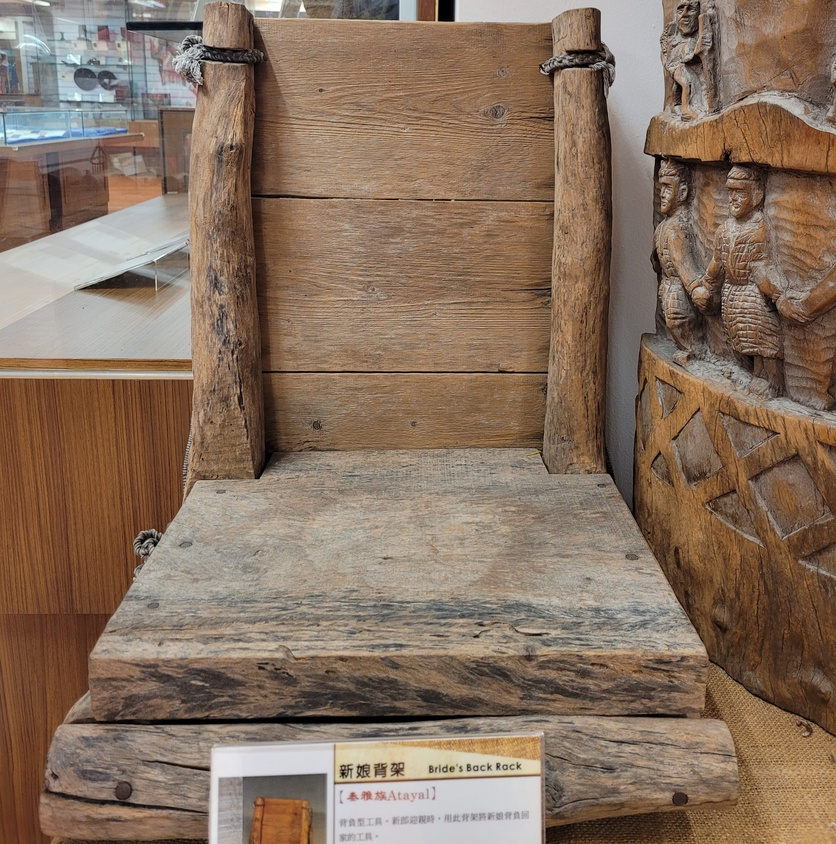
#> input picture 112-1作業CNN_FeatureExtract/s11263005_林淑嫻_95/s11263005_Colab/Colab淑嫻/3.jpg, 836 x 844 px, shrunk from 3024 x 3054 before the run, found by its file name
$ jupyter execute features.ipynb
#> lines starting #> are read from the running program, lines starting #| are printed output that depends on the picture
[cell 1]
from google.colab import drive
drive.mount('/content/drive')

[cell 2]
import cv2
import numpy as np
import matplotlib.pyplot as plt

# 讀取影像
image = cv2.imread('drive/MyDrive/Colab/3.jpg')
#> image is the input picture: shape (844, 836, 3); mean B, G, R 95.6, 113.4, 135.3
gray_image = cv2.cvtColor(image, cv2.COLOR_BGR2GRAY)
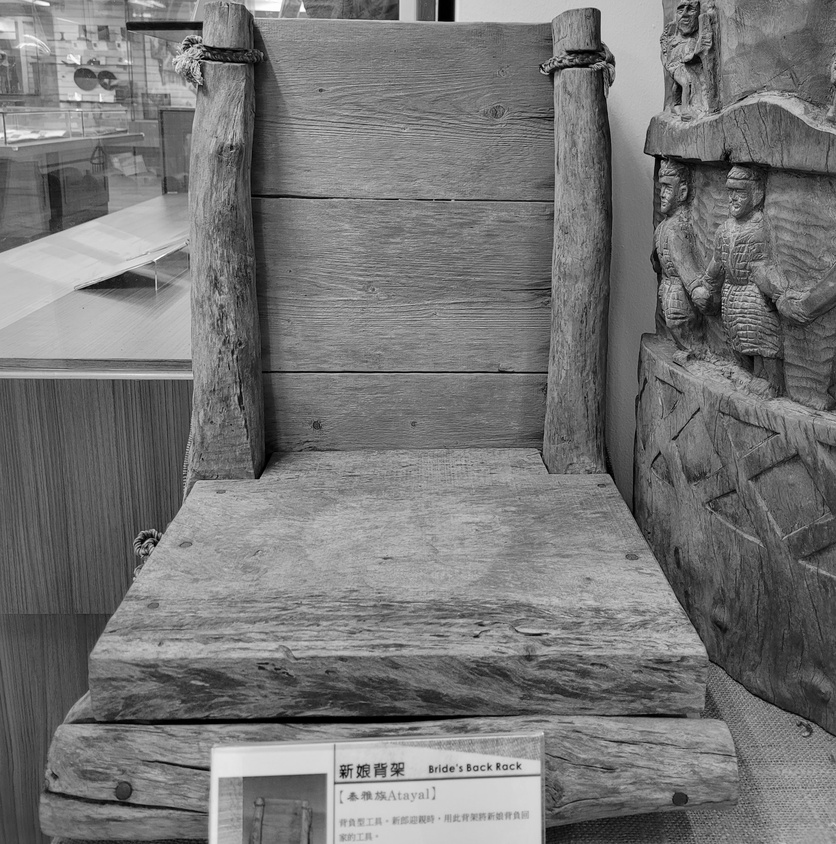
#> gray_image: shape (844, 836); min 0, max 255, mean 117.9

# 定義卷積核（直線、橫線、斜線）
vertical_kernel = np.array([[1, 0, -1],
                            [1, 0, -1],
                            [1, 0, -1]])

horizontal_kernel = np.array([[1, 1, 1],
                              [0, 0, 0],
                              [-1, -1, -1]])

diagonal_kernel = np.array([[0, 1, 1],
                            [-1, 0, 1],
                            [-1, -1, 0]])

# 執行卷積操作以獲得特徵圖
vertical_edges = cv2.filter2D(gray_image, -1, vertical_kernel)
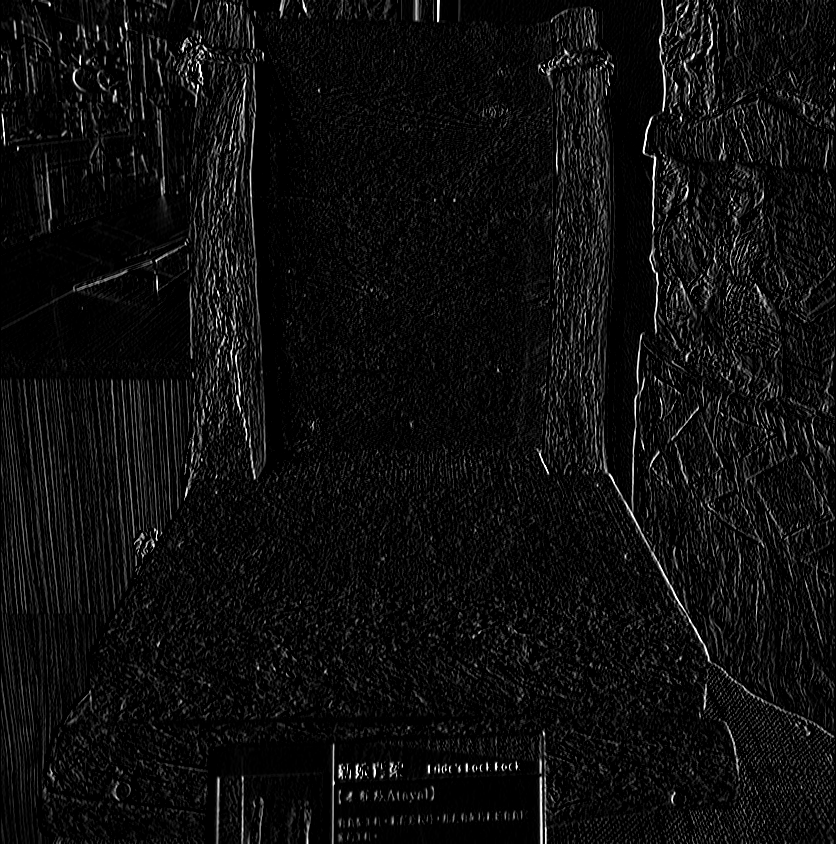
#> vertical_edges: shape (844, 836); min 0, max 255, mean 14.1
horizontal_edges = cv2.filter2D(gray_image, -1, horizontal_kernel)
diagonal_edges = cv2.filter2D(gray_image, -1, diagonal_kernel)
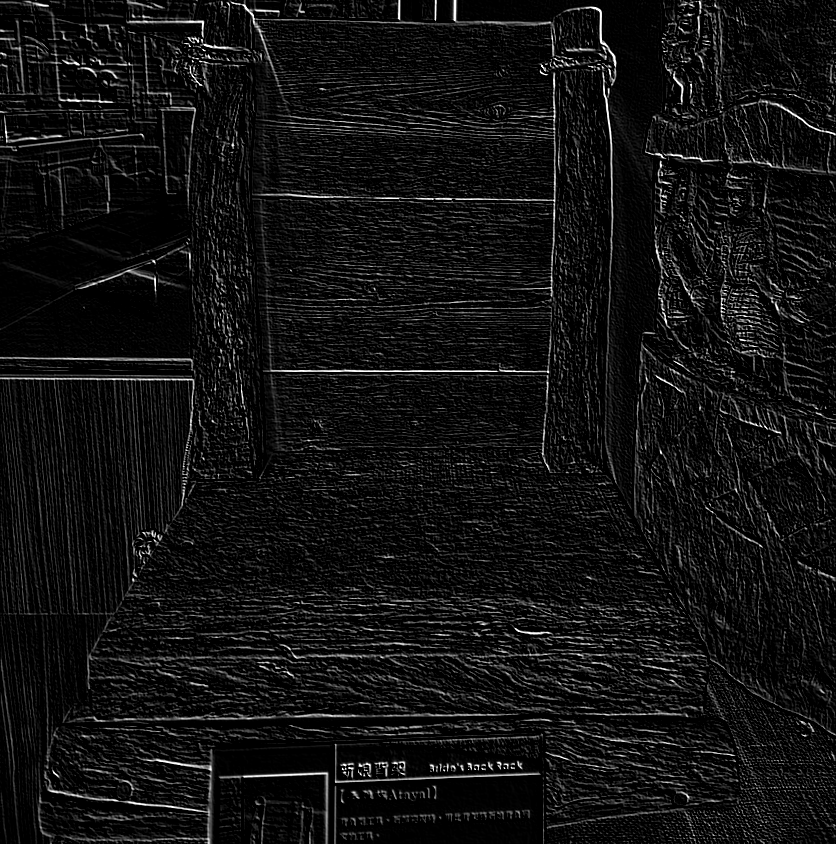
#> diagonal_edges: shape (844, 836); min 0, max 255, mean 17.8

# 進行閾值處理以增強邊緣特徵
_, thresholded_vertical = cv2.threshold(vertical_edges, 60, 255, cv2.THRESH_BINARY)
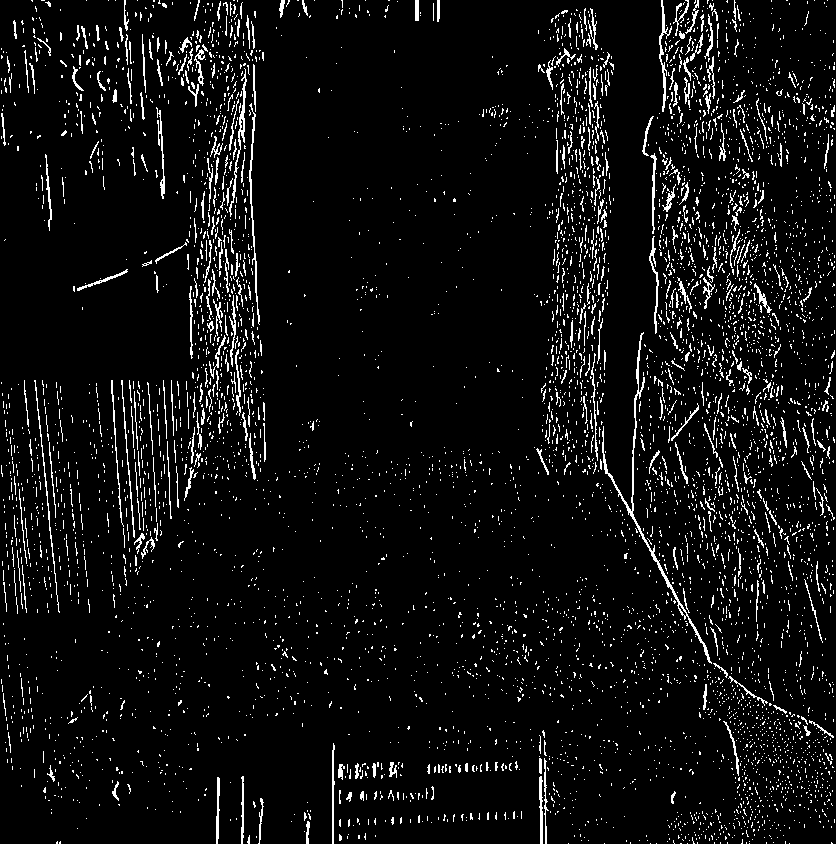
#> thresholded_vertical: shape (844, 836); 6% white in thin lines or dots
_, thresholded_horizontal = cv2.threshold(horizontal_edges, 60, 255, cv2.THRESH_BINARY)
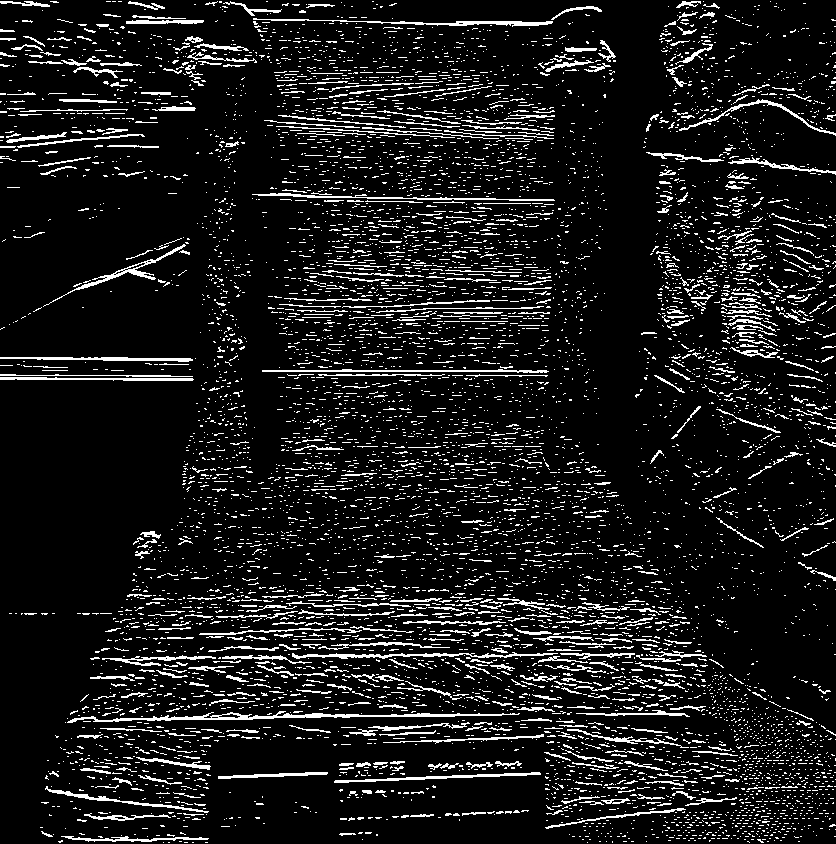
#> thresholded_horizontal: shape (844, 836); 10.1% white in thin lines or dots
_, thresholded_diagonal = cv2.threshold(diagonal_edges, 60, 255, cv2.THRESH_BINARY)
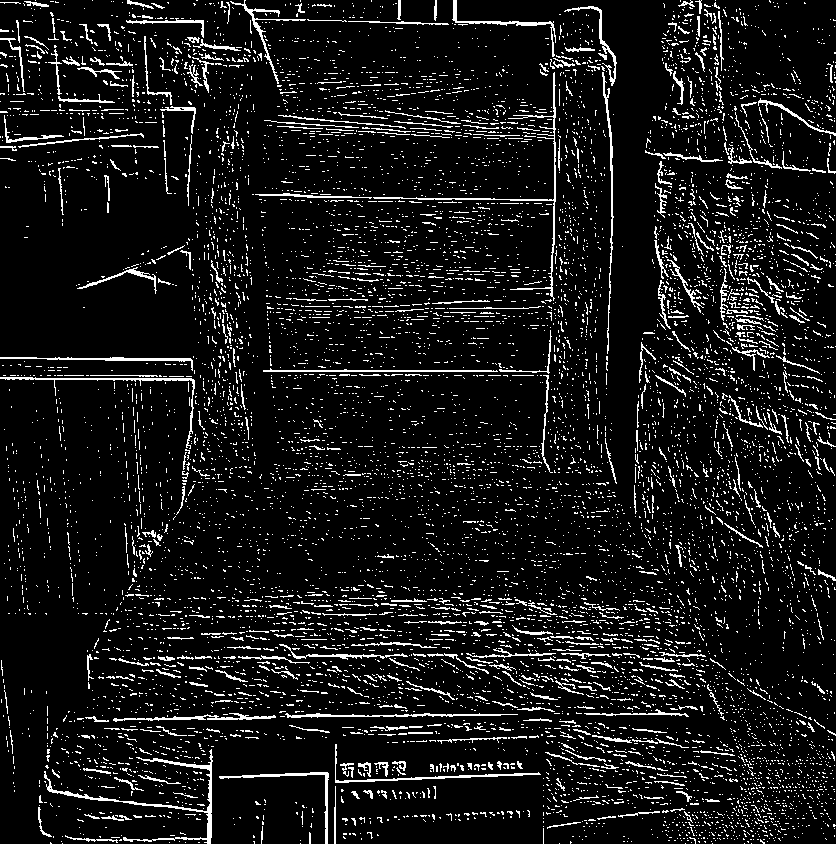
#> thresholded_diagonal: shape (844, 836); 8.8% white in thin lines or dots

# 顯示並保存特徵圖
plt.figure(figsize=(15, 5))

plt.subplot(1, 3, 1)
plt.imshow(thresholded_vertical, cmap='gray')
plt.title('Enhanced Vertical Edges')
cv2.imwrite('drive/MyDrive/Colab/直線.jpg', thresholded_vertical)

plt.subplot(1, 3, 2)
plt.imshow(thresholded_horizontal, cmap='gray')
plt.title('Enhanced Horizontal Edges')
cv2.imwrite('drive/MyDrive/Colab/橫線.jpg', thresholded_horizontal)

plt.subplot(1, 3, 3)
plt.imshow(thresholded_diagonal, cmap='gray')
plt.title('Enhanced Diagonal Edges')
cv2.imwrite('drive/MyDrive/Colab/斜線.jpg', thresholded_diagonal)

plt.tight_layout()
plt.show()
